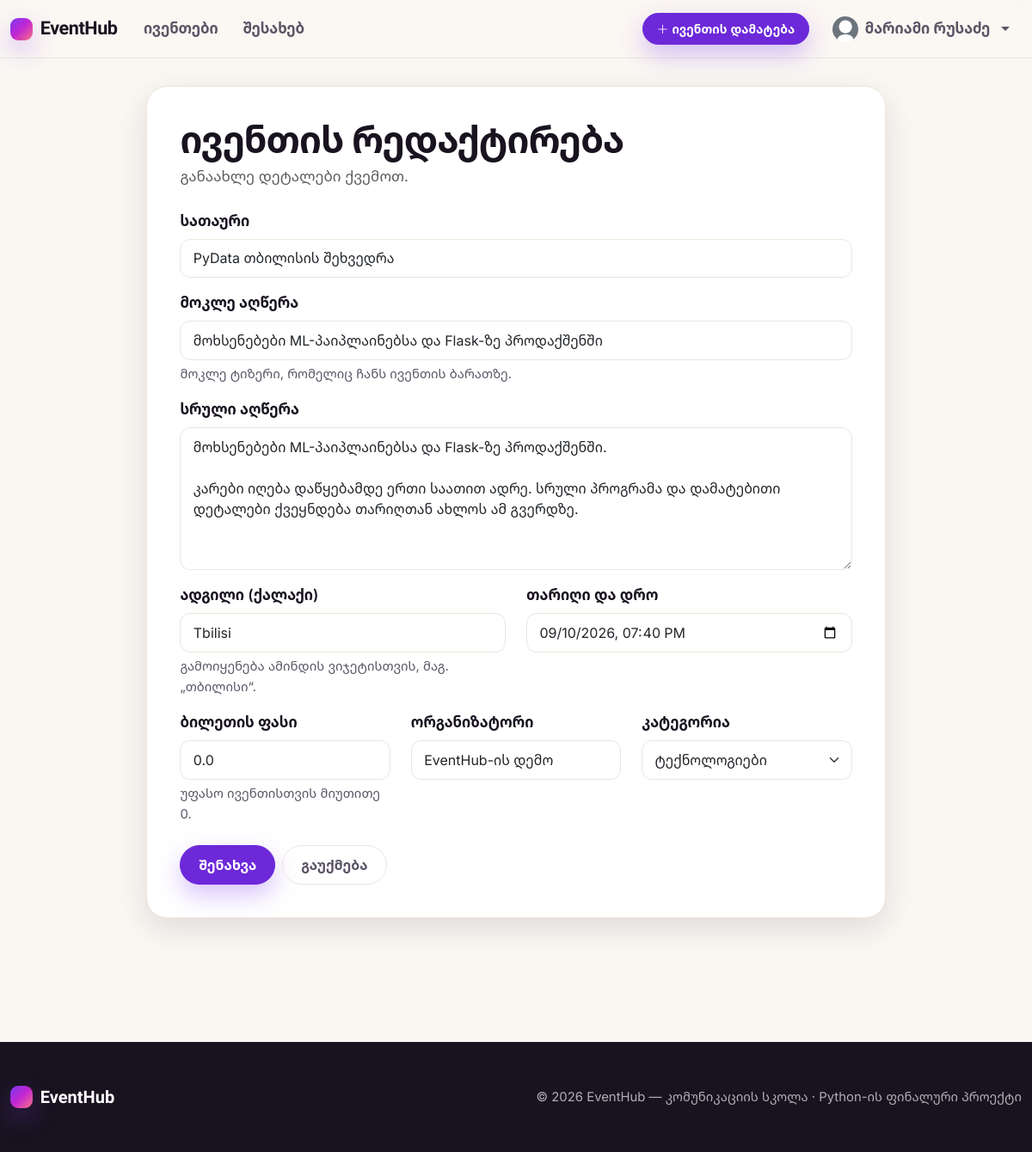
Screenshot of /events/2/edit (signed in) with the database file from the repository.
### app/models.py (models this page shows, shortened)
class User(UserMixin, db.Model):
    __tablename__ = "users"
    id = db.Column(db.Integer, primary_key=True)
    name = db.Column(db.String(100), nullable=False)
    email = db.Column(db.String(150), unique=True, nullable=False, index=True)
    password_hash = db.Column(db.String(255), nullable=False)
    profile_pic = db.Column(db.String(255), nullable=False, default="default.png")
    created_at = db.Column(db.DateTime, default=datetime.utcnow)
    events = db.relationship(
        "Event", backref="author", lazy=True, cascade="all, delete-orphan"
    )

class Event(db.Model):
    __tablename__ = "events"
    id = db.Column(db.Integer, primary_key=True)
    title = db.Column(db.String(150), nullable=False)
    short_description = db.Column(db.String(300), nullable=False)
    full_description = db.Column(db.Text, nullable=False)
    location = db.Column(db.String(150), nullable=False)
    event_date = db.Column(db.DateTime, nullable=False)
    ticket_price = db.Column(db.Float, nullable=False, default=0.0)
    organizer = db.Column(db.String(150), nullable=False)
    category = db.Column(db.String(50), nullable=False, default="Other")
    posted_at = db.Column(db.DateTime, default=datetime.utcnow, index=True)
    user_id = db.Column(db.Integer, db.ForeignKey("users.id"), nullable=False)

### app/routes/events.py (the view, shortened to what this page needs)
@events_bp.route("/events/<int:event_id>/edit", methods=["GET", "POST"])
@login_required
def edit(event_id):
    event = db.session.get(Event, event_id) or abort(404)
    if event.user_id != current_user.id:
        logger.warning(
            "Unauthorized edit attempt on event id=%s by user %s", event_id, current_user.email
        )
        abort(403)
    form = EventForm(obj=event)
    return render_template("events/form.html", form=form, mode="edit", event=event)

### app/models.py (called while the page is built)
@login_manager.user_loader
def load_user(user_id):
    return db.session.get(User, int(user_id))

### app/templates/events/form.html (shortened to what this page needs)
{% extends "base.html" %}
{% block content %}
<div class="form-card">
  <h1 class="mb-1">{% if mode == 'add' %}ახალი ივენთი{% else %}ივენთის რედაქტირება{% endif %}</h1>
  <p class="text-muted mb-4">
    {% if mode == 'add' %}გააზიარე ქალაქში მიმდინარე რამე.{% else %}განაახლე დეტალები ქვემოთ.{% endif %}
  </p>
  <form method="POST" novalidate>
    <div class="mb-3">
      {{ form.title.label(class="form-label") }}
      {{ form.title(class="form-control" + (" is-invalid" if form.title.errors else "")) }}
    </div>
    <div class="mb-3">
      {{ form.short_description.label(class="form-label") }}
      {{ form.short_description(class="form-control" + (" is-invalid" if form.short_description.errors else "")) }}
      <div class="form-text">მოკლე ტიზერი, რომელიც ჩანს ივენთის ბარათზე.</div>
    </div>
    <div class="mb-3">
      {{ form.full_description.label(class="form-label") }}
      {{ form.full_description(class="form-control" + (" is-invalid" if form.full_description.errors else ""), rows=6) }}
    </div>
    <div class="row">
      <div class="col-md-6 mb-3">
        {{ form.location.label(class="form-label") }}
        {{ form.location(class="form-control" + (" is-invalid" if form.location.errors else "")) }}
        <div class="form-text">{{ form.location.description }}</div>
      </div>
      <div class="col-md-6 mb-3">
        {{ form.event_date.label(class="form-label") }}
        {{ form.event_date(class="form-control" + (" is-invalid" if form.event_date.errors else ""), type="datetime-local") }}
      </div>
    </div>
    <div class="row">
      <div class="col-md-4 mb-3">
        {{ form.ticket_price.label(class="form-label") }}
        {{ form.ticket_price(class="form-control" + (" is-invalid" if form.ticket_price.errors else ""), step="0.01") }}
        <div class="form-text">უფასო ივენთისთვის მიუთითე 0.</div>
      </div>
      <div class="col-md-4 mb-3">
        {{ form.organizer.label(class="form-label") }}
        {{ form.organizer(class="form-control" + (" is-invalid" if form.organizer.errors else "")) }}
      </div>
      <div class="col-md-4 mb-3">
        {{ form.category.label(class="form-label") }}
        {{ form.category(class="form-select" + (" is-invalid" if form.category.errors else "")) }}
      </div>
    </div>
    <div class="d-flex gap-2 mt-2">
      {{ form.submit(class="btn btn-primary") }}
      {% if mode == 'edit' %}
        <a href="{{ url_for('events.detail', event_id=event.id) }}" class="btn btn-outline-secondary">გაუქმება</a>
      {% endif %}
    </div>
  </form>
</div>
{% endblock %}

### app/templates/base.html (shortened to what this page needs)
<!doctype html>
<html lang="ka">
<head>
    <link href="https://cdn.jsdelivr.net/npm/bootstrap@5.3.3/dist/css/bootstrap.min.css" rel="stylesheet">
    <link href="https://cdn.jsdelivr.net/npm/bootstrap-icons@1.11.3/font/bootstrap-icons.css" rel="stylesheet">
    <link href="{{ url_for('static', filename='css/style.css') }}" rel="stylesheet">
</head>
<body>
<nav class="navbar navbar-expand-lg sticky-top site-nav">
  <div class="container">
    <a class="navbar-brand" href="{{ url_for('events.index') }}">
      <span class="brand-dot"></span> EventHub
    </a>
    <div class="collapse navbar-collapse" id="navMain">
      <ul class="navbar-nav me-auto mb-2 mb-lg-0">
        <li class="nav-item"><a class="nav-link" href="{{ url_for('events.index') }}">ივენთები</a></li>
        <li class="nav-item"><a class="nav-link" href="{{ url_for('main.about') }}">შესახებ</a></li>
      </ul>
      <ul class="navbar-nav align-items-lg-center gap-2 gap-lg-1">
        {% if current_user.is_authenticated %}
          <li class="nav-item me-lg-2">
            <a class="btn btn-primary btn-sm" href="{{ url_for('events.add') }}">
              <i class="bi bi-plus-lg"></i> ივენთის დამატება
            </a>
          </li>
          <li class="nav-item dropdown">
            <a class="nav-link dropdown-toggle d-flex align-items-center gap-2" href="#" role="button" data-bs-toggle="dropdown">
              <img src="{{ url_for('static', filename='uploads/profile_pics/' + current_user.profile_pic) }}"
                   class="rounded-circle" width="30" height="30" style="object-fit:cover;" alt="ავატარი">
              {{ current_user.name }}
            </a>
          </li>
        {% else %}
          <li class="nav-item"><a class="nav-link" href="{{ url_for('auth.login') }}">შესვლა</a></li>
          <li class="nav-item"><a class="btn btn-primary btn-sm" href="{{ url_for('auth.register') }}">რეგისტრაცია</a></li>
        {% endif %}
      </ul>
    </div>
  </div>
</nav>
<main class="container site-main">
  {% block content %}{% endblock %}
</main>
<footer class="site-footer full-bleed">
  <div class="container site-footer__inner">
    <span class="navbar-brand"><span class="brand-dot"></span> EventHub</span>
    <p class="mb-0 small">
      &copy; {{ current_year }} EventHub &mdash; კომუნიკაციის სკოლა &middot; Python-ის ფინალური პროექტი
    </p>
  </div>
</footer>
</body>
</html>

### app/static/css/style.css (style rules this page uses)
:root { --ink: #191320; --ink-soft: #5c5566; --paper: #faf7f3; --surface: #ffffff; --line: #ece6dd; --brand: #6d28d9; --brand-strong: #571fb0; --brand-tint: #f3ecff; --grad: linear-gradient(135deg, #7c3aed 0%, #c026d3 48%, #fb7185 100%); --r: 14px; --r-lg: 24px; --shadow-sm: 0 1px 2px rgba(25,19,32,.06), 0 6px 16px rgba(25,19,32,.05); --shadow-md: 0 12px 34px rgba(25,19,32,.12); --shadow-brand: 0 12px 28px rgba(124,58,237,.30); --display: "Bricolage Grotesque", "Noto Sans Georgian", "Inter", system-ui, sans-serif; --body: "Inter", "Noto Sans Georgian", system-ui, -apple-system, "Segoe UI", Roboto, sans-serif; --bs-primary: #6d28d9; --bs-primary-rgb: 109, 40, 217; --bs-link-color: #6d28d9; --bs-link-hover-color: #571fb0; --bs-body-font-family: var(--body); }
* { box-sizing: border-box; }
body { margin: 0; font-family: var(--body); font-size: 1.0625rem; line-height: 1.62; color: var(--ink); background: var(--paper); -webkit-font-smoothing: antialiased; }
h1, h2, h3, h4, h5, h6, .h1, .h2, .h3, .h4, .h5 { font-family: var(--display); font-weight: 700; letter-spacing: -.018em; color: var(--ink); line-height: 1.12; }
h1, .h1 { font-size: clamp(2rem, 3.6vw, 2.9rem); }
a { color: var(--brand); text-underline-offset: 2px; }
.container { max-width: 1280px; }
.site-main { padding-top: 2rem; padding-bottom: 4rem; }
.full-bleed { margin-inline: calc(50% - 50vw); }
.site-nav { background: rgba(250, 247, 243, .82); backdrop-filter: saturate(1.4) blur(12px); -webkit-backdrop-filter: saturate(1.4) blur(12px); border-bottom: 1px solid var(--line); padding-block: .7rem; transition: box-shadow .2s ease, background .2s ease; }
.site-nav .navbar-brand { font-family: var(--display); font-weight: 800; font-size: 1.35rem; letter-spacing: -.02em; color: var(--ink); display: flex; align-items: center; gap: .55rem; }
.brand-dot { width: 26px; height: 26px; border-radius: 9px; background: var(--grad); box-shadow: var(--shadow-brand); flex: none; }
.site-nav .nav-link { color: var(--ink-soft); font-weight: 600; padding: .4rem .9rem !important; border-radius: 999px; transition: color .15s ease, background .15s ease; }
.btn { --bs-btn-border-radius: 999px; font-weight: 600; letter-spacing: .01em; padding: .62rem 1.3rem; transition: transform .12s ease, box-shadow .2s ease, background .15s ease; }
.btn-sm { padding: .44rem 1rem; }
.btn-primary { --bs-btn-bg: var(--brand); --bs-btn-border-color: var(--brand); --bs-btn-hover-bg: var(--brand-strong); --bs-btn-hover-border-color: var(--brand-strong); --bs-btn-active-bg: var(--brand-strong); --bs-btn-active-border-color: var(--brand-strong); --bs-btn-disabled-bg: var(--brand); --bs-btn-disabled-border-color: var(--brand); box-shadow: var(--shadow-brand); }
.btn-outline-secondary { --bs-btn-color: var(--ink-soft); --bs-btn-border-color: var(--line); --bs-btn-hover-bg: var(--ink); --bs-btn-hover-border-color: var(--ink); }
.form-label { font-weight: 600; color: var(--ink); margin-bottom: .4rem; }
.form-text { color: var(--ink-soft); }
.form-control, .form-select { border-radius: 12px; border: 1.5px solid var(--line); padding: .62rem .9rem; font-size: 1rem; background-color: #fff; transition: border-color .15s ease, box-shadow .15s ease; }
.form-control::placeholder { color: #a79fae; }
.form-card { background: var(--surface); border: 1px solid var(--line); border-radius: var(--r-lg); box-shadow: var(--shadow-md); padding: clamp(1.5rem, 3.2vw, 2.75rem); max-width: 860px; margin-inline: auto; }
.site-footer { background: var(--ink); color: rgba(255,255,255,.66); padding: 3rem 0; margin-top: 5rem; }
.site-footer__inner { display: flex; align-items: center; justify-content: space-between; gap: 1rem; flex-wrap: wrap; }
.site-footer .navbar-brand { font-family: var(--display); font-weight: 800; font-size: 1.25rem; color: #fff; display: flex; align-items: center; gap: .55rem; }

### rows the page displays
User: profile_pic (placeholder picture), name "მარიამი რუსაძე"
Event: title "PyData თბილისის შეხვედრა", short_description "მოხსენებები ML-პაიპლაინებსა და Flask-ზე პროდაქშენში", full_description "მოხსენებები ML-პაიპლაინებსა და Flask-ზე პროდაქშენში. კარები იღება დაწყებამდე ერთი საათით ადრე. სრული პროგრამა და დამატებითი დეტალები ქვეყნდება თარიღთან ახლოს ამ გვერდზე.", location "Tbilisi", event_date "09/10/2026 19:40", ticket_price "0.0", organizer "EventHub-ის დემო", category "ტექნოლოგიები"
